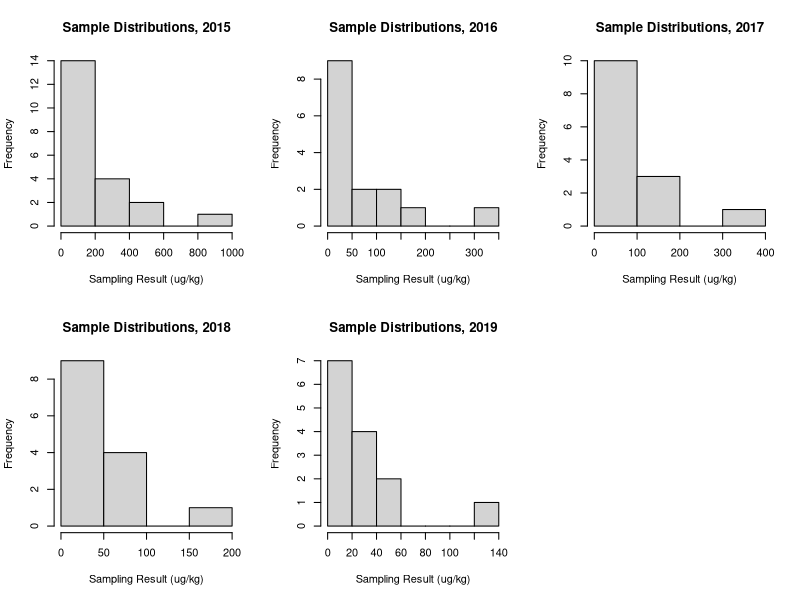
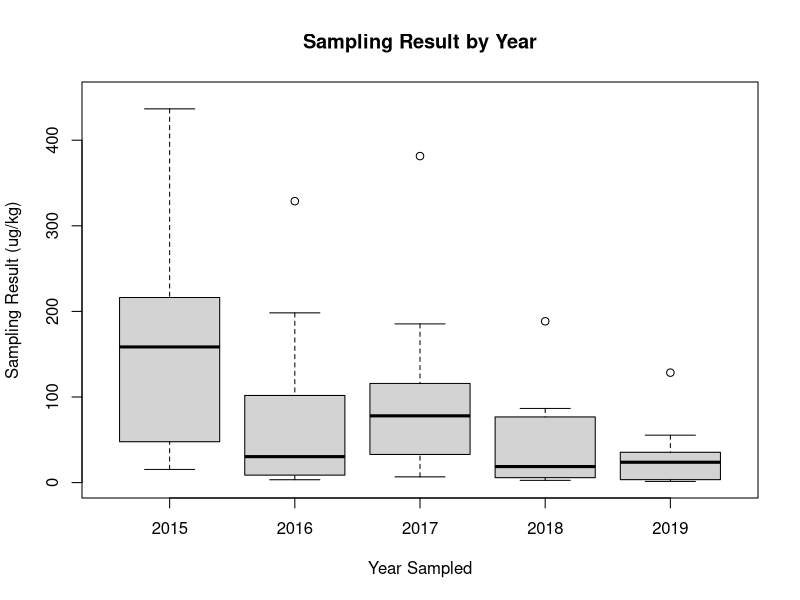
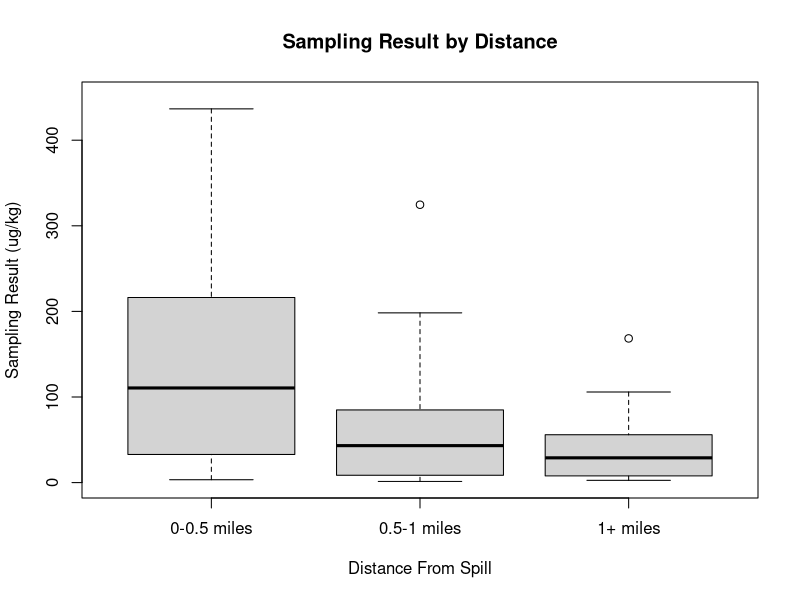
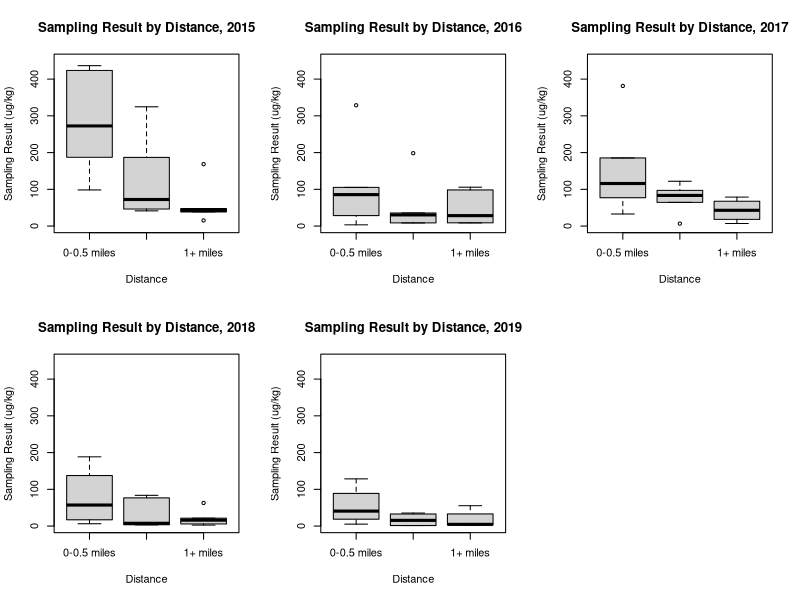

R code for these plots, in order:
#Installing and requiring necessary packages for reading the excel file
install.packages("readxl")
install.packages("here")
require(readxl)
require(here)

#Creating a dataframe from excel sheet input
df <- data.frame(read_excel(here("data", "Quantitative_Data_Set.xlsx"), range = "A2:E80"))

#Figure 1: Converting mg/kg readings to ug/kg for data consistency
df$Result[df$Units == "mg/kg"] <- df$Result[df$Units == "mg/kg"] * 1000
df$Units[df$Units == "mg/kg"] <- "ug/kg"


#Histograms generated to view spread of sampling results by year
par(mfrow = c(2, 3))
hist(df$Result[df$Sample.Year == "2015"], main = "Sample Distributions, 2015", 
     xlab = "Sampling Result (ug/kg)")
hist(df$Result[df$Sample.Year == "2016"], main = "Sample Distributions, 2016", 
     xlab = "Sampling Result (ug/kg)")
hist(df$Result[df$Sample.Year == "2017"], main = "Sample Distributions, 2017", 
     xlab = "Sampling Result (ug/kg)")
hist(df$Result[df$Sample.Year == "2018"], main = "Sample Distributions, 2018", 
     xlab = "Sampling Result (ug/kg)")
hist(df$Result[df$Sample.Year == "2019"], main = "Sample Distributions, 2019", 
     xlab = "Sampling Result (ug/kg)")


#Boxplots generated to examine tendencies of data by year and location. plot = FALSE will return the statistics
#on which the boxplots are constructed, which include minimums, maximums, medians, and First/Third Quartiles
par(mfrow = c(1,1))
#Figure 2: By year
boxplot(Result ~ Sample.Year, data = df, ylim = c(0,450), main = "Sampling Result by Year", xlab = "Year Sampled", ylab = "Sampling Result (ug/kg)")
statistics_year <- data.frame(boxplot(Result ~ Sample.Year, data = df, plot = FALSE)$stats, row.names=c("Min","First Quartile","Median","Third Quartile","Maximum"))
colnames(statistics_year) <- c("2015", "2016", "2017", "2018", "2019")

#Figure 3: By location
boxplot(Result ~ Location, data = df, ylim = c(0,450), main = "Sampling Result by Distance", xlab = "Distance From Spill", ylab = "Sampling Result (ug/kg)")
statistics_location <- data.frame(boxplot(Result ~ Location, data = df, plot = FALSE)$stats, row.names=c("Min","First Quartile","Median","Third Quartile","Maximum"))
colnames(statistics_location) <- c("0-0.5 miles", "0.5-1 miles", "1+ miles")


#Visuals of Location(distance) vs Sample Result, by year
par(mfrow = c(2,3))
boxplot(Result[Sample.Year=="2015"] ~ Location[Sample.Year=="2015"], data = df, ylim = c(0,450), main = "Sampling Result by Distance, 2015",
        xlab = "Distance", ylab = "Sampling Result (ug/kg)")
boxplot(Result[Sample.Year=="2016"] ~ Location[Sample.Year=="2016"], data = df, ylim = c(0,450), main = "Sampling Result by Distance, 2016",
        xlab = "Distance", ylab = "Sampling Result (ug/kg)")
boxplot(Result[Sample.Year=="2017"] ~ Location[Sample.Year=="2017"], data = df, ylim = c(0,450), main = "Sampling Result by Distance, 2017",
        xlab = "Distance", ylab = "Sampling Result (ug/kg)")
boxplot(Result[Sample.Year=="2018"] ~ Location[Sample.Year=="2018"], data = df, ylim = c(0,450), main = "Sampling Result by Distance, 2018",
        xlab = "Distance", ylab = "Sampling Result (ug/kg)")
boxplot(Result[Sample.Year=="2019"] ~ Location[Sample.Year=="2019"], data = df, ylim = c(0,450), main = "Sampling Result by Distance, 2019",
        xlab = "Distance", ylab = "Sampling Result (ug/kg)")

